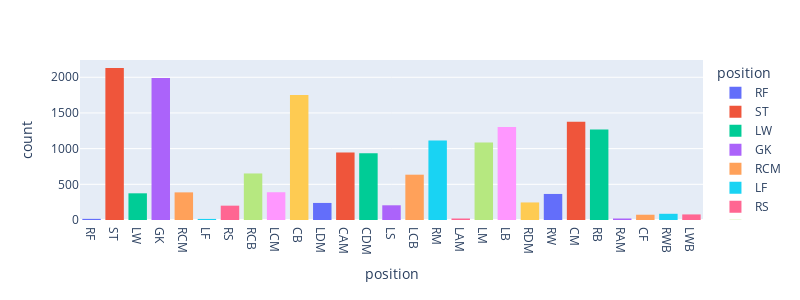

Source (notebook cell):
### Markdown cell above
## number of players each position

### Code cell
iplot(px.histogram(fifa , x = 'position' ,width=800, height=300 , color = 'position'))

### Figure 1 — Plotly figure (JSON) as saved in the notebook; plotly's stock layout.template omitted (floating-point values rounded to 4 significant figures; data arrays with more than 128 entries replaced by an {"elided": "..."} marker saying what was removed)
{"data": [{"alignmentgroup": "True", "bingroup": "x", "hovertemplate": "position=%{x}<br>count=%{y}<extra></extra>", "legendgroup": "RF", "marker": {"color": "#636efa", "pattern": {"shape": ""}}, "name": "RF", "offsetgroup": "RF", "orientation": "v", "showlegend": true, "type": "histogram", "x": ["RF", "RF", "RF", "RF", "RF", "RF", "RF", "RF", "RF", "RF", "RF", "RF", "RF", "RF", "RF", "RF"], "xaxis": "x", "yaxis": "y"}, {"alignmentgroup": "True", "bingroup": "x", "hovertemplate": "position=%{x}<br>count=%{y}<extra></extra>", "legendgroup": "ST", "marker": {"color": "#EF553B", "pattern": {"shape": ""}}, "name": "ST", "offsetgroup": "ST", "orientation": "v", "showlegend": true, "type": "histogram", "x": {"elided": "2130 str values"}, "xaxis": "x", "yaxis": "y"}, {"alignmentgroup": "True", "bingroup": "x", "hovertemplate": "position=%{x}<br>count=%{y}<extra></extra>", "legendgroup": "LW", "marker": {"color": "#00cc96", "pattern": {"shape": ""}}, "name": "LW", "offsetgroup": "LW", "orientation": "v", "showlegend": true, "type": "histogram", "x": {"elided": "374 str values"}, "xaxis": "x", "yaxis": "y"}, {"alignmentgroup": "True", "bingroup": "x", "hovertemplate": "position=%{x}<br>count=%{y}<extra></extra>", "legendgroup": "GK", "marker": {"color": "#ab63fa", "pattern": {"shape": ""}}, "name": "GK", "offsetgroup": "GK", "orientation": "v", "showlegend": true, "type": "histogram", "x": {"elided": "1989 str values"}, "xaxis": "x", "yaxis": "y"}, {"alignmentgroup": "True", "bingroup": "x", "hovertemplate": "position=%{x}<br>count=%{y}<extra></extra>", "legendgroup": "RCM", "marker": {"color": "#FFA15A", "pattern": {"shape": ""}}, "name": "RCM", "offsetgroup": "RCM", "orientation": "v", "showlegend": true, "type": "histogram", "x": {"elided": "387 str values"}, "xaxis": "x", "yaxis": "y"}, {"alignmentgroup": "True", "bingroup": "x", "hovertemplate": "position=%{x}<br>count=%{y}<extra></extra>", "legendgroup": "LF", "marker": {"color": "#19d3f3", "pattern": {"shape": ""}}, "name": "LF", "offsetgroup": "LF", "orientation": "v", "showlegend": true, "type": "histogram", "x": ["LF", "LF", "LF", "LF", "LF", "LF", "LF", "LF", "LF", "LF", "LF", "LF", "LF", "LF", "LF"], "xaxis": "x", "yaxis": "y"}, {"alignmentgroup": "True", "bingroup": "x", "hovertemplate": "position=%{x}<br>count=%{y}<extra></extra>", "legendgroup": "RS", "marker": {"color": "#FF6692", "pattern": {"shape": ""}}, "name": "RS", "offsetgroup": "RS", "orientation": "v", "showlegend": true, "type": "histogram", "x": {"elided": "201 str values"}, "xaxis": "x", "yaxis": "y"}, {"alignmentgroup": "True", "bingroup": "x", "hovertemplate": "position=%{x}<br>count=%{y}<extra></extra>", "legendgroup": "RCB", "marker": {"color": "#B6E880", "pattern": {"shape": ""}}, "name": "RCB", "offsetgroup": "RCB", "orientation": "v", "showlegend": true, "type": "histogram", "x": {"elided": "652 str values"}, "xaxis": "x", "yaxis": "y"}, {"alignmentgroup": "True", "bingroup": "x", "hovertemplate": "position=%{x}<br>count=%{y}<extra></extra>", "legendgroup": "LCM", "marker": {"color": "#FF97FF", "pattern": {"shape": ""}}, "name": "LCM", "offsetgroup": "LCM", "orientation": "v", "showlegend": true, "type": "histogram", "x": {"elided": "389 str values"}, "xaxis": "x", "yaxis": "y"}, {"alignmentgroup": "True", "bingroup": "x", "hovertemplate": "position=%{x}<br>count=%{y}<extra></extra>", "legendgroup": "CB", "marker": {"color": "#FECB52", "pattern": {"shape": ""}}, "name": "CB", "offsetgroup": "CB", "orientation": "v", "showlegend": true, "type": "histogram", "x": {"elided": "1751 str values"}, "xaxis": "x", "yaxis": "y"}, {"alignmentgroup": "True", "bingroup": "x", "hovertemplate": "position=%{x}<br>count=%{y}<extra></extra>", "legendgroup": "LDM", "marker": {"color": "#636efa", "pattern": {"shape": ""}}, "name": "LDM", "offsetgroup": "LDM", "orientation": "v", "showlegend": true, "type": "histogram", "x": {"elided": "239 str values"}, "xaxis": "x", "yaxis": "y"}, {"alignmentgroup": "True", "bingroup": "x", "hovertemplate": "position=%{x}<br>count=%{y}<extra></extra>", "legendgroup": "CAM", "marker": {"color": "#EF553B", "pattern": {"shape": ""}}, "name": "CAM", "offsetgroup": "CAM", "orientation": "v", "showlegend": true, "type": "histogram", "x": {"elided": "946 str values"}, "xaxis": "x", "yaxis": "y"}, {"alignmentgroup": "True", "bingroup": "x", "hovertemplate": "position=%{x}<br>count=%{y}<extra></extra>", "legendgroup": "CDM", "marker": {"color": "#00cc96", "pattern": {"shape": ""}}, "name": "CDM", "offsetgroup": "CDM", "orientation": "v", "showlegend": true, "type": "histogram", "x": {"elided": "936 str values"}, "xaxis": "x", "yaxis": "y"}, {"alignmentgroup": "True", "bingroup": "x", "hovertemplate": "position=%{x}<br>count=%{y}<extra></extra>", "legendgroup": "LS", "marker": {"color": "#ab63fa", "pattern": {"shape": ""}}, "name": "LS", "offsetgroup": "LS", "orientation": "v", "showlegend": true, "type": "histogram", "x": {"elided": "206 str values"}, "xaxis": "x", "yaxis": "y"}, {"alignmentgroup": "True", "bingroup": "x", "hovertemplate": "position=%{x}<br>count=%{y}<extra></extra>", "legendgroup": "LCB", "marker": {"color": "#FFA15A", "pattern": {"shape": ""}}, "name": "LCB", "offsetgroup": "LCB", "orientation": "v", "showlegend": true, "type": "histogram", "x": {"elided": "635 str values"}, "xaxis": "x", "yaxis": "y"}, {"alignmentgroup": "True", "bingroup": "x", "hovertemplate": "position=%{x}<br>count=%{y}<extra></extra>", "legendgroup": "RM", "marker": {"color": "#19d3f3", "pattern": {"shape": ""}}, "name": "RM", "offsetgroup": "RM", "orientation": "v", "showlegend": true, "type": "histogram", "x": {"elided": "1114 str values"}, "xaxis": "x", "yaxis": "y"}, {"alignmentgroup": "True", "bingroup": "x", "hovertemplate": "position=%{x}<br>count=%{y}<extra></extra>", "legendgroup": "LAM", "marker": {"color": "#FF6692", "pattern": {"shape": ""}}, "name": "LAM", "offsetgroup": "LAM", "orientation": "v", "showlegend": true, "type": "histogram", "x": ["LAM", "LAM", "LAM", "LAM", "LAM", "LAM", "LAM", "LAM", "LAM", "LAM", "LAM", "LAM", "LAM", "LAM", "LAM", "LAM", "LAM", "LAM", "LAM", "LAM", "LAM"], "xaxis": "x", "yaxis": "y"}, {"alignmentgroup": "True", "bingroup": "x", "hovertemplate": "position=%{x}<br>count=%{y}<extra></extra>", "legendgroup": "LM", "marker": {"color": "#B6E880", "pattern": {"shape": ""}}, "name": "LM", "offsetgroup": "LM", "orientation": "v", "showlegend": true, "type": "histogram", "x": {"elided": "1086 str values"}, "xaxis": "x", "yaxis": "y"}, {"alignmentgroup": "True", "bingroup": "x", "hovertemplate": "position=%{x}<br>count=%{y}<extra></extra>", "legendgroup": "LB", "marker": {"color": "#FF97FF", "pattern": {"shape": ""}}, "name": "LB", "offsetgroup": "LB", "orientation": "v", "showlegend": true, "type": "histogram", "x": {"elided": "1304 str values"}, "xaxis": "x", "yaxis": "y"}, {"alignmentgroup": "True", "bingroup": "x", "hovertemplate": "position=%{x}<br>count=%{y}<extra></extra>", "legendgroup": "RDM", "marker": {"color": "#FECB52", "pattern": {"shape": ""}}, "name": "RDM", "offsetgroup": "RDM", "orientation": "v", "showlegend": true, "type": "histogram", "x": {"elided": "246 str values"}, "xaxis": "x", "yaxis": "y"}, {"alignmentgroup": "True", "bingroup": "x", "hovertemplate": "position=%{x}<br>count=%{y}<extra></extra>", "legendgroup": "RW", "marker": {"color": "#636efa", "pattern": {"shape": ""}}, "name": "RW", "offsetgroup": "RW", "orientation": "v", "showlegend": true, "type": "histogram", "x": {"elided": "365 str values"}, "xaxis": "x", "yaxis": "y"}, {"alignmentgroup": "True", "bingroup": "x", "hovertemplate": "position=%{x}<br>count=%{y}<extra></extra>", "legendgroup": "CM", "marker": {"color": "#EF553B", "pattern": {"shape": ""}}, "name": "CM", "offsetgroup": "CM", "orientation": "v", "showlegend": true, "type": "histogram", "x": {"elided": "1377 str values"}, "xaxis": "x", "yaxis": "y"}, {"alignmentgroup": "True", "bingroup": "x", "hovertemplate": "position=%{x}<br>count=%{y}<extra></extra>", "legendgroup": "RB", "marker": {"color": "#00cc96", "pattern": {"shape": ""}}, "name": "RB", "offsetgroup": "RB", "orientation": "v", "showlegend": true, "type": "histogram", "x": {"elided": "1268 str values"}, "xaxis": "x", "yaxis": "y"}, {"alignmentgroup": "True", "bingroup": "x", "hovertemplate": "position=%{x}<br>count=%{y}<extra></extra>", "legendgroup": "RAM", "marker": {"color": "#ab63fa", "pattern": {"shape": ""}}, "name": "RAM", "offsetgroup": "RAM", "orientation": "v", "showlegend": true, "type": "histogram", "x": ["RAM", "RAM", "RAM", "RAM", "RAM", "RAM", "RAM", "RAM", "RAM", "RAM", "RAM", "RAM", "RAM", "RAM", "RAM", "RAM", "RAM", "RAM", "RAM", "RAM", "RAM"], "xaxis": "x", "yaxis": "y"}, {"alignmentgroup": "True", "bingroup": "x", "hovertemplate": "position=%{x}<br>count=%{y}<extra></extra>", "legendgroup": "CF", "marker": {"color": "#FFA15A", "pattern": {"shape": ""}}, "name": "CF", "offsetgroup": "CF", "orientation": "v", "showlegend": true, "type": "histogram", "x": ["CF", "CF", "CF", "CF", "CF", "CF", "CF", "CF", "CF", "CF", "CF", "CF", "CF", "CF", "CF", "CF", "CF", "CF", "CF", "CF", "CF", "CF", "CF", "CF", "CF", "CF", "CF", "CF", "CF", "CF", "CF", "CF", "CF", "CF", "CF", "CF", "CF", "CF", "CF", "CF", "CF", "CF", "CF", "CF", "CF", "CF", "CF", "CF", "CF", "CF", "CF", "CF", "CF", "CF", "CF", "CF", "CF", "CF", "CF", "CF", "CF", "CF", "CF", "CF", "CF", "CF", "CF", "CF", "CF", "CF", "CF", "CF", "CF", "CF"], "xaxis": "x", "yaxis": "y"}, {"alignmentgroup": "True", "bingroup": "x", "hovertemplate": "position=%{x}<br>count=%{y}<extra></extra>", "legendgroup": "RWB", "marker": {"color": "#19d3f3", "pattern": {"shape": ""}}, "name": "RWB", "offsetgroup": "RWB", "orientation": "v", "showlegend": true, "type": "histogram", "x": ["RWB", "RWB", "RWB", "RWB", "RWB", "RWB", "RWB", "RWB", "RWB", "RWB", "RWB", "RWB", "RWB", "RWB", "RWB", "RWB", "RWB", "RWB", "RWB", "RWB", "RWB", "RWB", "RWB", "RWB", "RWB", "RWB", "RWB", "RWB", "RWB", "RWB", "RWB", "RWB", "RWB", "RWB", "RWB", "RWB", "RWB", "RWB", "RWB", "RWB", "RWB", "RWB", "RWB", "RWB", "RWB", "RWB", "RWB", "RWB", "RWB", "RWB", "RWB", "RWB", "RWB", "RWB", "RWB", "RWB", "RWB", "RWB", "RWB", "RWB", "RWB", "RWB", "RWB", "RWB", "RWB", "RWB", "RWB", "RWB", "RWB", "RWB", "RWB", "RWB", "RWB", "RWB", "RWB", "RWB", "RWB", "RWB", "RWB", "RWB", "RWB", "RWB", "RWB", "RWB", "RWB", "RWB", "RWB"], "xaxis": "x", "yaxis": "y"}, {"alignmentgroup": "True", "bingroup": "x", "hovertemplate": "position=%{x}<br>count=%{y}<extra></extra>", "legendgroup": "LWB", "marker": {"color": "#FF6692", "pattern": {"shape": ""}}, "name": "LWB", "offsetgroup": "LWB", "orientation": "v", "showlegend": true, "type": "histogram", "x": ["LWB", "LWB", "LWB", "LWB", "LWB", "LWB", "LWB", "LWB", "LWB", "LWB", "LWB", "LWB", "LWB", "LWB", "LWB", "LWB", "LWB", "LWB", "LWB", "LWB", "LWB", "LWB", "LWB", "LWB", "LWB", "LWB", "LWB", "LWB", "LWB", "LWB", "LWB", "LWB", "LWB", "LWB", "LWB", "LWB", "LWB", "LWB", "LWB", "LWB", "LWB", "LWB", "LWB", "LWB", "LWB", "LWB", "LWB", "LWB", "LWB", "LWB", "LWB", "LWB", "LWB", "LWB", "LWB", "LWB", "LWB", "LWB", "LWB", "LWB", "LWB", "LWB", "LWB", "LWB", "LWB", "LWB", "LWB", "LWB", "LWB", "LWB", "LWB", "LWB", "LWB", "LWB", "LWB", "LWB", "LWB", "LWB"], "xaxis": "x", "yaxis": "y"}], "layout": {"barmode": "relative", "height": 300, "legend": {"title": {"text": "position"}, "tracegroupgap": 0}, "margin": {"t": 60}, "width": 800, "xaxis": {"anchor": "y", "categoryarray": ["RF", "ST", "LW", "GK", "RCM", "LF", "RS", "RCB", "LCM", "CB", "LDM", "CAM", "CDM", "LS", "LCB", "RM", "LAM", "LM", "LB", "RDM", "RW", "CM", "RB", "RAM", "CF", "RWB", "LWB"], "categoryorder": "array", "domain": [0, 1], "title": {"text": "position"}}, "yaxis": {"anchor": "x", "domain": [0, 1], "title": {"text": "count"}}}}
